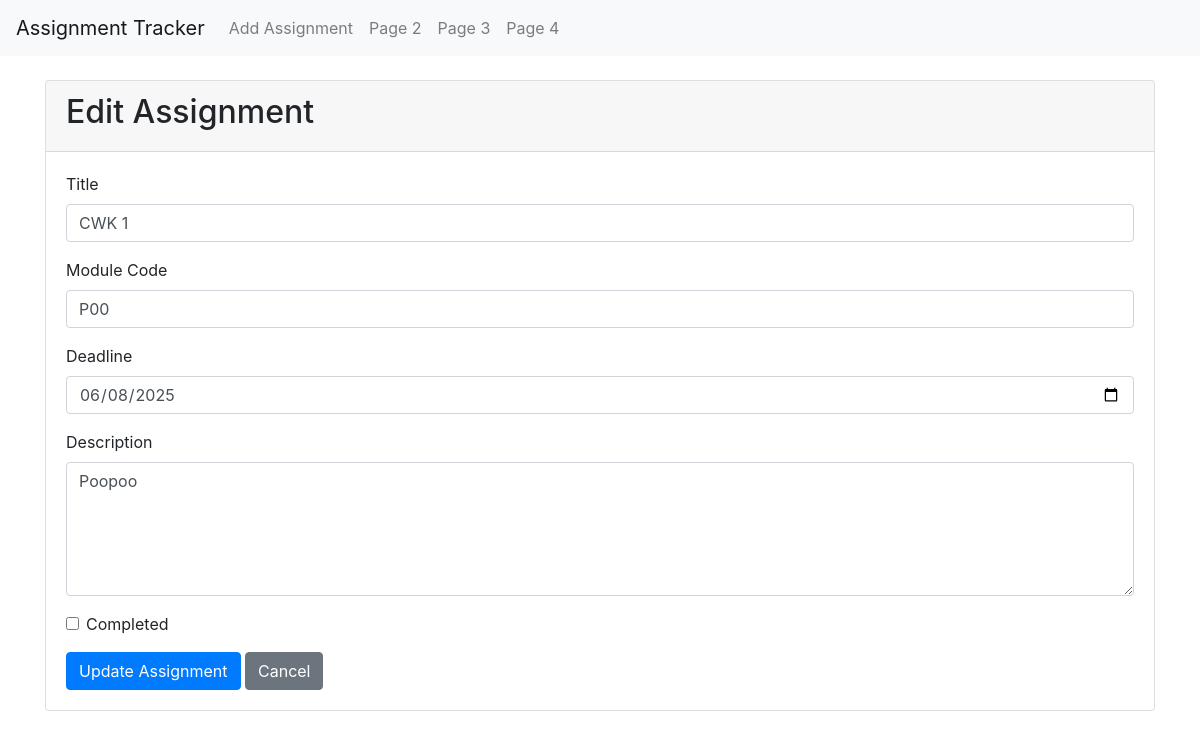
/edit-assignment/1, run on an earlier commit of the app's database.
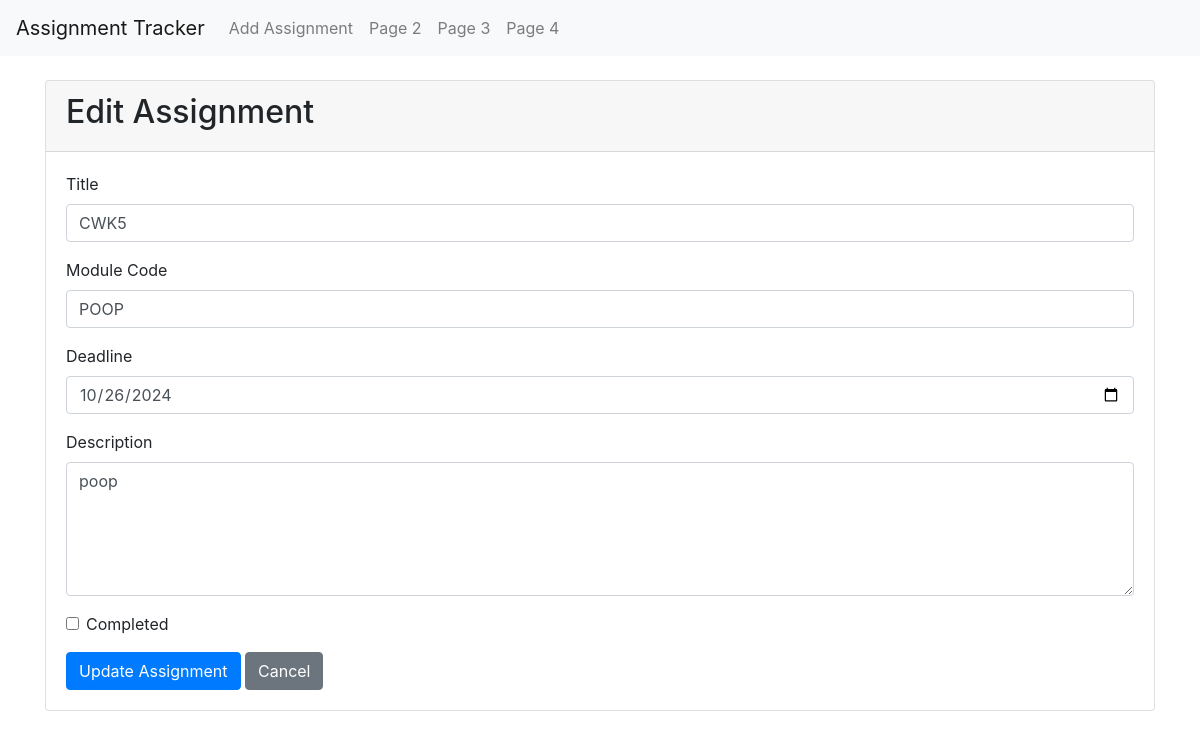
And on a later commit of the database.
### app/models.py (models this page shows, shortened)
class Assignment(db.Model):
    id = db.Column(db.Integer, primary_key=True)
    title = db.Column(db.String(100), nullable=False)  # Assessment title
    module_code = db.Column(db.String(20), nullable=False)  # Module code
    deadline = db.Column(db.DateTime, nullable=False)  # Deadline date
    description = db.Column(db.Text, nullable=True)  # Short description
    is_completed = db.Column(db.Boolean, default=False)  # Completion status
    date_created = db.Column(db.DateTime, default=datetime.utcnow)  # Timestamp for when the assignment was added

### app/views.py (the view, shortened to what this page needs)
@app.route("/edit-assignment/<int:assignment_id>", methods=['GET','Post'])
def edit_assignment(assignment_id):
    assignment = Assignment.query.get(assignment_id)
    if assignment is None:
        return render_template("404.html", message="Assignment doesn't exist!"), 404
    form = AssignmentForm(object=assignment)
    return render_template("edit_assignment.html", form=form, assignment=assignment)

### app/forms.py
class AssignmentForm(FlaskForm):
    title = StringField('Assignment Title', validators=[DataRequired()])
    module_code = StringField('Module Code', validators=[DataRequired()])
    deadline = DateField('Deadline (YYYY-MM-DD)', format='%Y-%m-%d', validators=[DataRequired()])
    description = TextAreaField('Description', validators=[DataRequired()])
    is_completed = BooleanField('Completed?')
    submit = SubmitField('Submit')

### app/templates/edit_assignment.html (shortened to what this page needs)
{% extends "base.html" %}
{% block content %}
<div class="card">
    <div class="card-header">
        <h2>Edit Assignment</h2>
    </div>
    <div class="card-body">
        <form method="POST" action="{{ url_for('edit_assignment', assignment_id=assignment.id) }}">
            <div class="form-group">
                <label for="title">Title</label>
                {{ form.title(class="form-control", id="title", value=assignment.title) }}
            </div>
            <div class="form-group">
                <label for="module_code">Module Code</label>
                {{ form.module_code(class="form-control", id="module_code", value=assignment.module_code) }}
            </div>
            <div class="form-group">
                <label for="deadline">Deadline</label>
                {{ form.deadline(class="form-control", id="deadline", value=assignment.deadline.strftime('%Y-%m-%d')) }}
            </div>
<div class="form-group">
    <label for="description">Description</label>
    <textarea class="form-control" id="description" name="description" rows="5">{{ assignment.description }}</textarea>
</div>
            <div class="form-group form-check">
                {{ form.is_completed(class="form-check-input", id="is_completed", checked=assignment.is_completed) }}
                <label class="form-check-label" for="is_completed">Completed</label>
            </div>
            <button type="submit" class="btn btn-primary">Update Assignment</button>
            <a href="{{ url_for('index') }}" class="btn btn-secondary">Cancel</a>
        </form>
    </div>
</div>
{% endblock %}

What changed in the data, as far as the page shows it:
changed Assignment: title "CWK 1" → "CWK5"; module_code "P00" → "POOP"; deadline "06/08/2025" → "10/26/2024"; description "Poopoo" → "poop"
